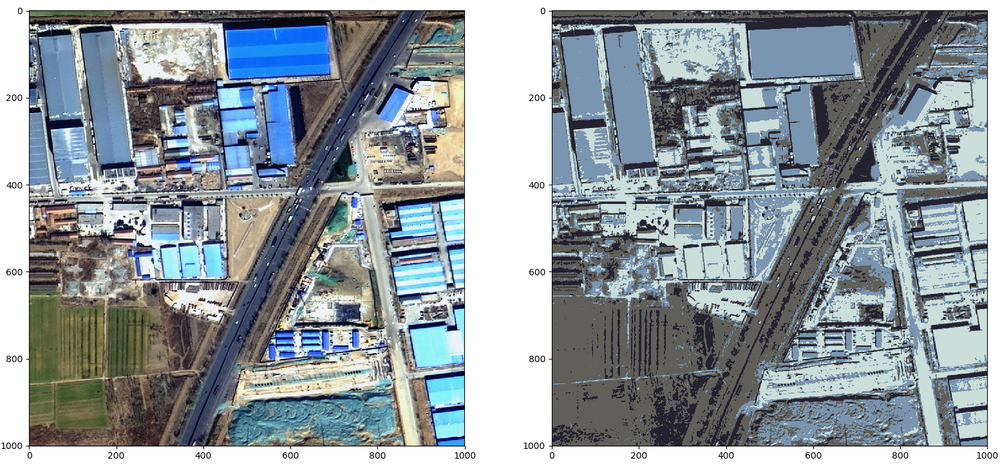
#> input picture unsupervised_learning/1.png, 1000 x 467 px, shrunk from 1553 x 726 before the run
$ python unsurpervised_learning_01.py
#> lines starting #> are read from the running program, lines starting #| are printed output that depends on the picture
import numpy as np
import matplotlib.pyplot as plt
import cv2
from sklearn.cluster import KMeans


img = cv2.imread(r'1.png')#BGR format
#> img is the input picture: shape (467, 1000, 3); mean B, G, R 158.6, 152.8, 143.5
img = cv2.cvtColor(img, cv2.COLOR_BGR2RGB)
raw_img = img.copy()

print(img.shape)
#| (467, 1000, 3)
width = img.shape[0]
#> width = 467
height = img.shape[1]
#> height = 1000

#we are creating segmentation of K colors
#firstly, we will find K dominating colors in an image using K means clustering

#we have RGB image(3 channels) so we will use 3 channels values as features
img = img.reshape(-1,3)
print(img.shape)
#| (467000, 3)

k = 4   #number of dominating colors you want

classifier = KMeans(n_clusters=k,max_iter=100,
                init='k-means++')
kmeans = classifier.fit(img)

labels = kmeans.labels_
print(f'labels:{labels}')
#> (printed output is left out)

dominating_colors = np.array(kmeans.cluster_centers_,dtype='uint8')
#> dominating_colors = [[119, 142, 163], [191, 212, 210], [72, 71, 73], [251, 253, 252]]

print(dominating_colors)
#| [[119 142 163]
#|  [191 212 210]
#|  [ 72  71  73]
#|  [251 253 252]]
colors = []

for col in dominating_colors:
	r = col[0]
	g = col[1]
	b = col[2]
	colors.append([r, g, b])
#> this loop made 4 passes
#> after the loop, colors has the same summary as dominating_colors

segmented_img = np.zeros((img.shape[0],3),dtype='uint8')

for pix in range(segmented_img.shape[0]):
	r_g_b = colors[labels[pix]]
	segmented_img[pix] = r_g_b

segmented_img = segmented_img.reshape((width,height,3))
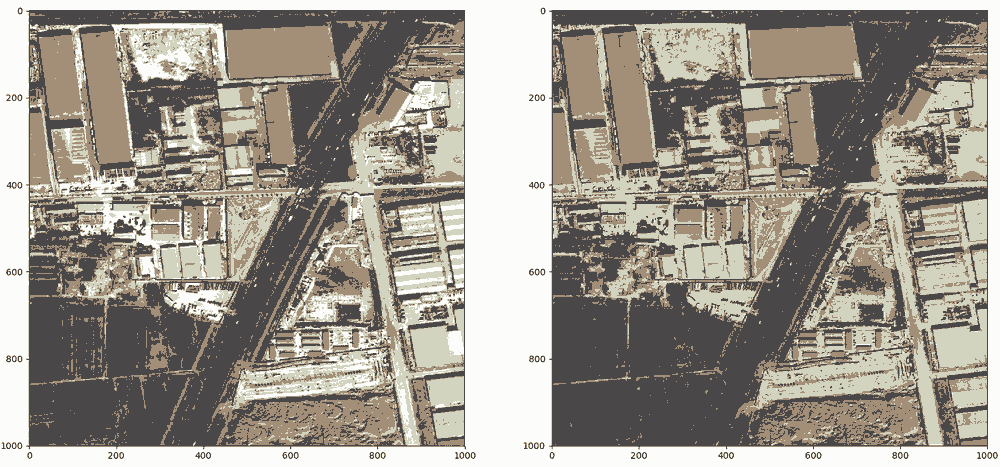
#> segmented_img: shape (467, 1000, 3); mean of channels 0, 1, 2 142.9, 152.7, 158.2; drawn as B, G, R
plt.subplot(121)
plt.imshow(raw_img)
plt.subplot(122)
plt.imshow(segmented_img)
plt.show()
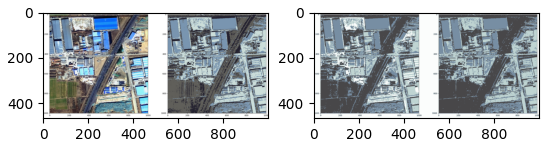
#> figure drawn by matplotlib, 2 panels

$ run again, with unsupervised_learning/n0155899300000003.jpg saved as unsupervised_learning/1.png
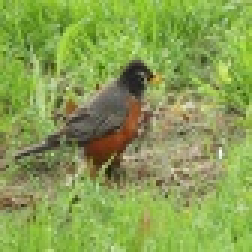
#> input picture unsupervised_learning/n0155899300000003.jpg, 84 x 84 px (shown 3 times larger)
#> img is the input picture: shape (84, 84, 3); mean B, G, R 81.8, 159.3, 136.4
#| (84, 84, 3)
#| (7056, 3)
#> labels = 7056 values, max 3 at index 0, min 0 at index 1, mean 1.75
#> (printed output is left out)
#> dominating_colors = [[118, 138, 68], [84, 76, 43], [167, 182, 117], [142, 180, 77]]
#| [[118 138  68]
#|  [ 84  76  43]
#|  [167 182 117]
#|  [142 180  77]]
#> the loop `for col in dominating_colors:` made 4 passes
#> after the loop `for col in dominating_colors:`: colors has the same summary as dominating_colors
#> the loop `for pix in range(segmented_img.shape[0]):` made 7056 passes
#> `segmented_img = segmented_img.reshape((width,height,3))`:
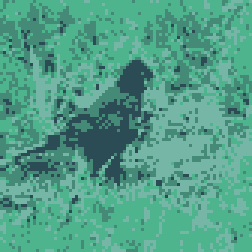
#> segmented_img: shape (84, 84, 3) (shown 3 times larger); mean of channels 0, 1, 2 136.2, 159, 81.4; drawn as B, G, R
#> `plt.show()`:
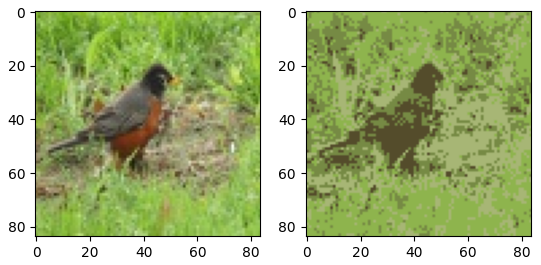
#> figure drawn by matplotlib, 2 panels

$ run again, with unsupervised_learning/n0155899300000005.jpg saved as unsupervised_learning/1.png
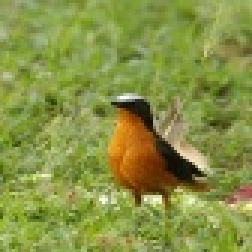
#> input picture unsupervised_learning/n0155899300000005.jpg, 84 x 84 px (shown 3 times larger)
#> img is the input picture: shape (84, 84, 3); mean B, G, R 69.1, 146.6, 135.6
#| (84, 84, 3)
#| (7056, 3)
#> labels = 7056 values, max 3 at index 13, min 0 at index 1510, mean 2.07
#> (printed output is left out)
#> dominating_colors = [[71, 50, 10], [175, 185, 117], [143, 159, 78], [120, 131, 47]]
#| [[ 71  50  10]
#|  [175 185 117]
#|  [143 159  78]
#|  [120 131  47]]
#> the loop `for col in dominating_colors:` made 4 passes
#> after the loop `for col in dominating_colors:`: colors has the same summary as dominating_colors
#> the loop `for pix in range(segmented_img.shape[0]):` made 7056 passes
#> `segmented_img = segmented_img.reshape((width,height,3))`:
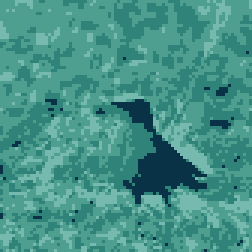
#> segmented_img: shape (84, 84, 3) (shown 3 times larger); mean of channels 0, 1, 2 135.2, 146.4, 68.7; drawn as B, G, R
#> `plt.show()`:
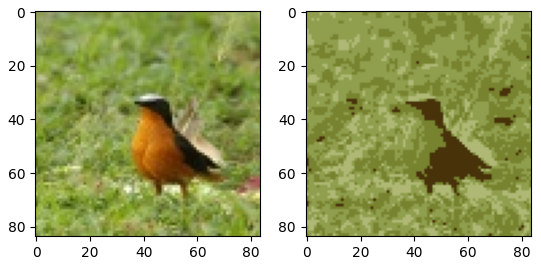
#> figure drawn by matplotlib, 2 panels

$ run again, with unsupervised_learning/n0155899300000006.jpg saved as unsupervised_learning/1.png
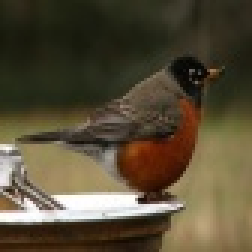
#> input picture unsupervised_learning/n0155899300000006.jpg, 84 x 84 px (shown 3 times larger)
#> img is the input picture: shape (84, 84, 3); mean B, G, R 54.6, 76.6, 86.8
#| (84, 84, 3)
#| (7056, 3)
#> labels = 7056 values, max 3 at index 0, min 0 at index 60, mean 2.13
#> (printed output is left out)
#> dominating_colors = [[89, 70, 46], [233, 230, 227], [145, 130, 93], [42, 36, 20]]
#| [[ 89  70  46]
#|  [233 230 227]
#|  [145 130  93]
#|  [ 42  36  20]]
#> the loop `for col in dominating_colors:` made 4 passes
#> after the loop `for col in dominating_colors:`: colors has the same summary as dominating_colors
#> `segmented_img = segmented_img.reshape((width,height,3))`:
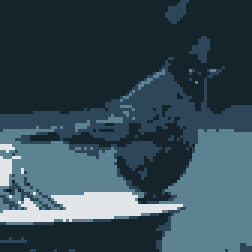
#> segmented_img: shape (84, 84, 3) (shown 3 times larger); mean of channels 0, 1, 2 86, 75.7, 54; drawn as B, G, R
#> `plt.show()`:
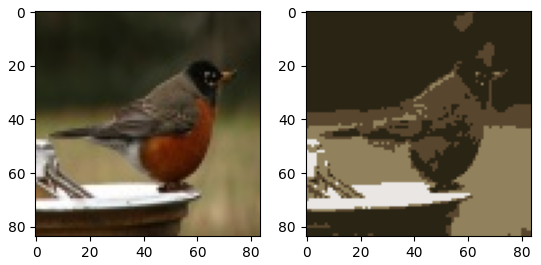
#> figure drawn by matplotlib, 2 panels
